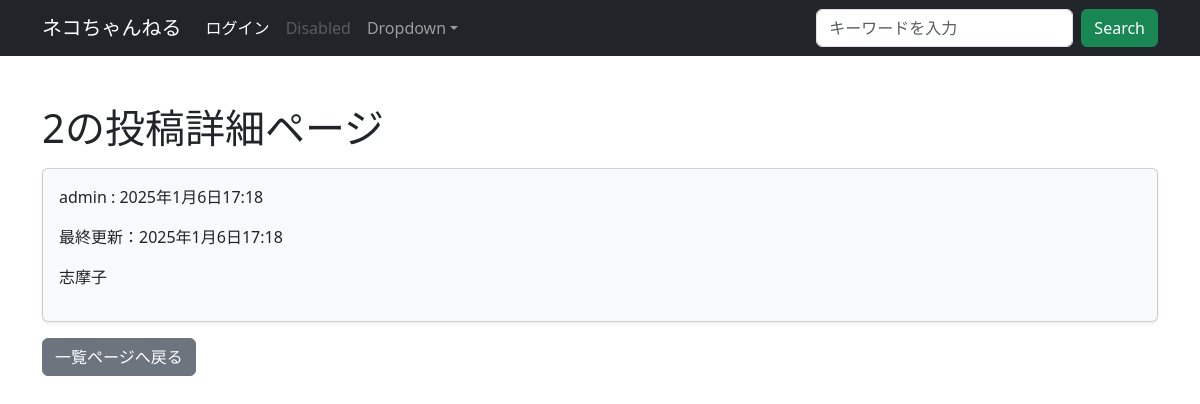
The app's page /bbs/2/, older data.
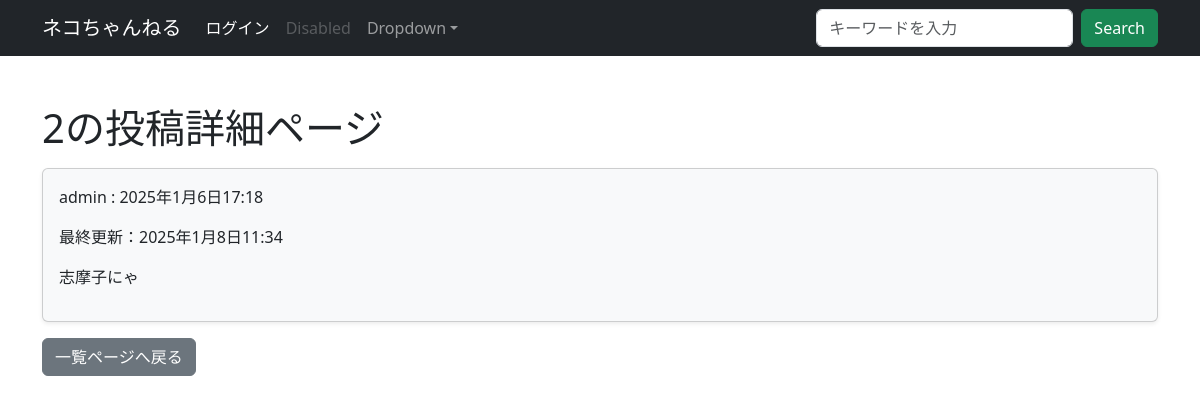
The same page, newer data.
### bbs/models.py (models this page shows, shortened)
class Article(models.Model):
    content = models.TextField()
    author = models.ForeignKey(User, on_delete=models.PROTECT)
    created_at = models.DateTimeField(auto_now_add=True)
    updated_at = models.DateTimeField(auto_now=True)

### bbs/views.py (the view)
# urls.py: path('<int:pk>/', views.DetailView.as_view(), name='detail'),
class DetailView(generic.DetailView):
    model = Article
    template_name = 'bbs/detail.html'

### bbs/forms.py
class SearchForm(forms.Form):
    query = forms.CharField(
        label='', max_length=50,
        widget=forms.TextInput(attrs={
            'class': 'form-control me-2',
            'placeholder': 'キーワードを入力',
            'aria-label': 'Search'}
        )
    )

### bbs/context_processors.py (called while the page is built)
def search_form(request):
    return {'searchform': SearchForm()}

### templates/bbs/detail.html (shortened to what this page needs)
{% extends "base.html" %}
{% load django_bootstrap5 %}
{% block content %}
<h1 class="mt-5">{{ article.id }}の投稿詳細ページ</h1>
<div class="card bg-light shadow-sm mt-3">
    <div class="card-body">
        <p>{{ article.author }} : {{ article.created_at }}</p>
        <p>最終更新：{{ article.updated_at }}</p>
        <p>{{ article.content }}</p>
    </div>
</div>
<div class="mt-3">
    <a href="{% url 'bbs:index' %}">
        {% bootstrap_button button_type='submit' button_class='btn-secondary' content='一覧ページへ戻る' size='md' %}
    </a>
</div>
{% endblock %}

Row changes from the older to the newer data that the page shows:
changed Article "admin": updated_at "2025年1月6日17:18" → "2025年1月8日11:34"; content "志摩子" → "志摩子にゃ"
